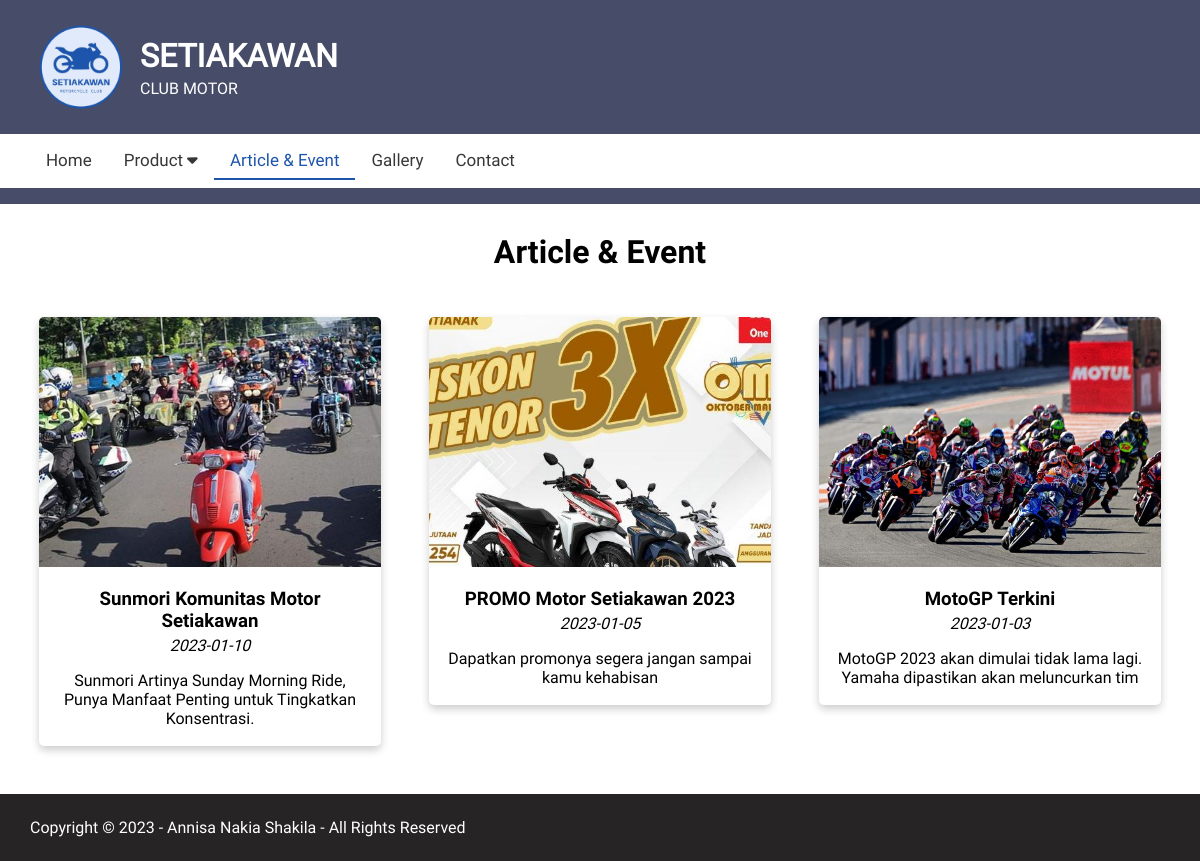
The app's page /article.php with its own data.
### tables this page shows
CREATE TABLE `company` (
  `id` int NOT NULL,
  `name` varchar(255) NOT NULL,
  `subname` varchar(255) NOT NULL,
  `email` varchar(255) DEFAULT NULL,
  `phone_no` varchar(15) DEFAULT NULL,
  `fax_no` varchar(50) DEFAULT NULL,
  `country` varchar(255) NOT NULL,
  `about` text,
  `visi` text,
  `misi` text,
  `logo` text,
  `alamat` text
);

CREATE TABLE `article` (
  `id` int NOT NULL,
  `user_id` int NOT NULL,
  `title` varchar(255) NOT NULL,
  `date` date NOT NULL,
  `image` text,
  `detail` text
);

### database.php (called while the page is built, shortened)
<?php
    class database{
        var $dbhost = "localhost";
        var $dbuser = "root";
        var $dbpass = "";
        var $dbname = "club-motor";
        var $db = "";
        function __construct(){
            try {
				$conn = new PDO("mysql:host=$this->dbhost;dbname=$this->dbname", $this->dbuser, $this->dbpass);
				$conn->exec("set names utf8");
                $conn->setAttribute(PDO::ATTR_ERRMODE, PDO::ERRMODE_EXCEPTION);
                $this->db = $conn;
			}
			catch (PDOException $e) {
                die("Connection failed: " . $e->getMessage());
			}
        }
        function getData($query){
            $row = $this->db->prepare($query);
            $row->execute();
            $data = $row->fetchAll();
            return $data;
        }
        function getCompany(){
            $query = "select * from company";
            $data = $this->getData($query);
            return $data[0] ?? null;
        }
        function getAllArticle(){
            $query = "select * from article";
            $data = $this->getData($query);
            return $data ?? [];
        }
    }
?>

### article.php (the view)
<!DOCTYPE html>
<html>
<head>
    <?php
        $menu = 'article.php';
        include 'include.php';
    ?>
</head>
<body>
<?php include 'header.php';?>
<div class="container bg-dark py-2"></div>
<div class="container">
    <div class="row my-2">
        <div class="col-md-12 text-center mb-2">
            <h1><b>Article & Event</b></h1>
            <div class="row mb-2">
                <?php
                    foreach($db->getAllArticle() as $row){
                ?>
                <div class="col-md-4 p-4">
                    <div class="card">
                        <img src="<?php echo $row['image'] ?? $defaultImage ?>" alt="Avatar" class="image">
                        <div class="card-body">
                            <h3 class="mb-1"><b><?php echo $row['title'] ?? null ?></b></h3>
                            <i><?php echo $row['date'] ?? null ?></i><br>
                            <p><?php echo $row['detail'] ?? null ?></p>
                        </div>
                    </div>
                </div>
                <?php
                    }
                ?>
            </div>
        </div>
    </div>
</div>
<?php include 'footer.php';?>
</body>
</html>

### include.php (shortened to what this page needs)
<?php
    include 'database.php';
    $db = new database();
    $company = $db->getCompany();
?>
<link rel="stylesheet" href="assets/plugins/fontawesome/css/all.min.css">
<link rel="stylesheet" href="assets/css/grid.css">
<link rel="stylesheet" href="assets/css/config.css">
<link rel="stylesheet" href="assets/css/main.css">

### header.php (shortened to what this page needs)
<div class="header container py-3">
    <table>
        <tr>
            <td class="text-center align-middle pe-2">
                <img src="<?php echo $company['logo'] ?? $defaultImage ?>" width="100px">
            </td>
            <td class="align-middle">
                <h1 class="mt-0 mb-1"><?php echo strtoupper($company['name'] ?? null) ?></h1>
                <?php echo strtoupper($company['subname'] ?? null) ?>
            </td>
        </tr>
    </table>
</div>
<nav class="topnav container py-2" id="myTopnav">
    <div class="topListNav">
        <a class="link <?php echo $menu == 'index.php'? 'active' : '' ?>" href="index.php">Home</a>
        <div class="dropdown <?php echo $menu == 'product.php'? 'active' : '' ?>">
            <button class="dropbtn <?php echo $menu == 'product.php'? 'active' : '' ?>">Product
                <i class="fa fa-caret-down"></i>
            </button>
        </div>
        <a class="link <?php echo $menu == 'article.php'? 'active' : '' ?>" href="article.php">Article & Event</a>
        <a class="link <?php echo $menu == 'gallery.php'? 'active' : '' ?>" href="gallery.php">Gallery</a>
        <a class="link <?php echo $menu == 'contact.php'? 'active' : '' ?>" href="contact.php">Contact</a>
    </div>
</nav>

### footer.php (shortened to what this page needs)
<footer class="container text-white py-4">
    Copyright © 2023 - Annisa Nakia Shakila - All Rights Reserved<br>
</footer>

### assets/css/grid.css (style rules this page uses)
* { -webkit-box-sizing: border-box; -moz-box-sizing: border-box; box-sizing: border-box; }
*:before, *:after { -webkit-box-sizing: border-box; -moz-box-sizing: border-box; box-sizing: border-box; }
.container:before, .container:after, .row:before, .row:after { display: table; content: " "; }
.row:after { clear: both; }
.row { margin-right: -15px; margin-left: -15px; }
.col-xs-1, .col-sm-1, .col-md-1, .col-lg-1, .col-xs-2, .col-sm-2, .col-md-2, .col-lg-2, .col-xs-3, .col-sm-3, .col-md-3, .col-lg-3, .col-xs-4, .col-sm-4, .col-md-4, .col-lg-4, .col-xs-5, .col-sm-5, .col-md-5, .col-lg-5, .col-xs-6, .col-sm-6, .col-md-6, .col-lg-6, .col-xs-7, .col-sm-7, .col-md-7, .col-lg-7, .col-xs-8, .col-sm-8, .col-md-8, .col-lg-8, .col-xs-9, .col-sm-9, .col-md-9, .col-lg-9, .col-xs-10, .col-sm-10, .col-md-10, .col-lg-10, .col-xs-11, .col-sm-11, .col-md-11, .col-lg-11, .col-xs-12, .col-sm-12, .col-md-12, .col-lg-12 { position: relative; min-height: 1px; padding-right: 15px; padding-left: 15px; }
@media (min-width: 992px) { .col-md-1, .col-md-2, .col-md-3, .col-md-4, .col-md-5, .col-md-6, .col-md-7, .col-md-8, .col-md-9, .col-md-10, .col-md-11, .col-md-12 { float: left; } }
@media (min-width: 992px) { .col-md-12 { width: 100%; } }
@media (min-width: 992px) { .col-md-4 { width: 33.33333333%; } }

### assets/css/config.css (style rules this page uses)
.my-2 { margin-top: 0.5rem !important; margin-bottom: 0.5rem !important; }
.mt-0 { margin-top: 0 !important; }
.mb-1 { margin-bottom: 0.25rem !important; }
.mb-2 { margin-bottom: 0.5rem !important; }
.p-4 { padding: 1.5rem !important; }
.py-2 { padding-top: 0.5rem !important; padding-bottom: 0.5rem !important; }
.py-3 { padding-top: 1rem !important; padding-bottom: 1rem !important; }
.py-4 { padding-top: 1.5rem !important; padding-bottom: 1.5rem !important; }
.pe-2 { padding-right: 0.5rem !important; }
.text-center { text-align: center !important; }
img, svg { vertical-align: middle; }
table { border-collapse: collapse; }
.align-middle { vertical-align: middle !important; }
thead, tbody, tfoot, tr, td, th { border-color: inherit; border-style: solid; border-width: 0; }
b { font-family: 'Roboto-bold'; }

### assets/css/main.css (style rules this page uses)
a { text-decoration: none; color: inherit; }
body { margin:0;font-family: 'Roboto'; }
.header { background-color: #474d69; color: #fff; }
.topnav { overflow: hidden; background-color: #fff; }
.topnav a.link { float: left; display: block; color: #373737; text-align: center; padding: 8px 16px; text-decoration: none; font-size: 17px; }
.active { border-bottom: 2px solid #1d55ad; color: #1d55ad !important; }
.dropdown { float: left; overflow: hidden; }
.dropdown .dropbtn { font-size: 17px; border: none; outline: none; color: #373737; padding: 8px 16px; background-color: inherit; font-family: inherit; margin: 0; }
.container { padding:0 30px }
.bg-dark { background-color: #474d69; }
.text-white { color:#fff; }
.card { box-shadow: 0 4px 8px 0 rgba(0,0,0,0.2); transition: 0.3s; width: 100%; border-radius: 5px; }
.card img { border-radius: 5px 5px 0 0; width: 100%; height:250px; object-fit: cover; }
.card-body { padding: 2px 16px; }
footer { background-color: #262424; }

### records on screen
company: logo (picture), name "SETIAKAWAN", subname "CLUB MOTOR"
article: image (picture), title "Sunmori Komunitas Motor Setiakawan", date "2023-01-10", detail "Sunmori Artinya Sunday Morning Ride, Punya Manfaat Penting untuk Tingkatkan Konsentrasi."
article: image (picture), title "PROMO Motor Setiakawan 2023", date "2023-01-05", detail "Dapatkan promonya segera jangan sampai kamu kehabisan"
article: image (picture), title "MotoGP Terkini", date "2023-01-03", detail "MotoGP 2023 akan dimulai tidak lama lagi. Yamaha dipastikan akan meluncurkan tim"
